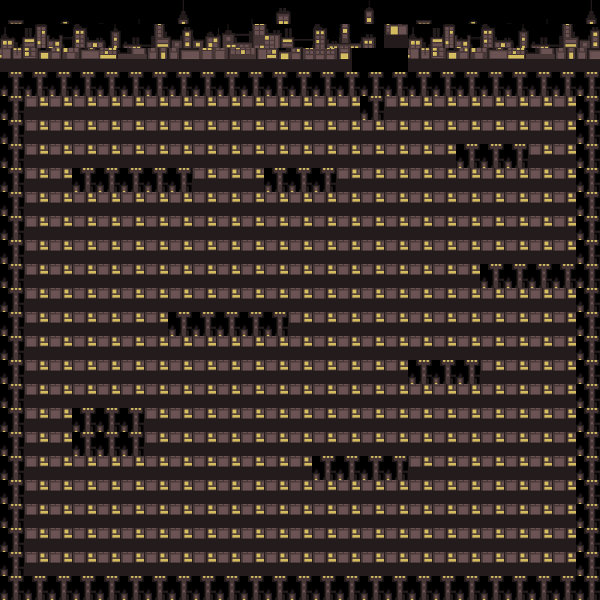

Below is a game level as drawn by its tile map, then a one-line description and the .tmx file that defines it, in full:
An orthogonal 25x25 tile map with 24x24 px tiles, 1 tile layer (blocks).

<map version="1.0" tiledversion="1.0.3" orientation="orthogonal" renderorder="right-down" width="25" height="25" tilewidth="24" tileheight="24" nextobjectid="1">
 <tileset firstgid="1" source="city2.tsx" />
 <layer name="blocks" width="25" height="25">
  <data encoding="csv">
1,2,3,4,5,6,7,8,9,10,11,12,13,14,15,16,17,1,2,3,4,5,6,7,8,
19,20,21,22,23,24,25,26,27,28,29,30,31,32,33,34,35,19,20,21,22,23,24,25,26,
37,38,39,40,41,42,43,44,45,46,47,48,49,50,51,52,53,37,38,39,40,41,42,43,44,
18,18,18,18,18,18,18,18,18,18,18,18,18,18,18,18,18,18,18,18,18,18,18,18,18,
18,36,36,36,36,36,36,36,36,36,36,36,36,36,36,18,36,36,36,36,36,36,36,36,18,
18,36,36,36,36,36,36,36,36,36,36,36,36,36,36,36,36,36,36,36,36,36,36,36,18,
18,36,36,36,36,36,36,36,36,36,36,36,36,36,36,36,36,36,36,18,18,18,36,36,18,
18,36,36,18,18,18,18,18,36,36,36,18,18,18,36,36,36,36,36,36,36,36,36,36,18,
18,36,36,36,36,36,36,36,36,36,36,36,36,36,36,36,36,36,36,36,36,36,36,36,18,
18,36,36,36,36,36,36,36,36,36,36,36,36,36,36,36,36,36,36,36,36,36,36,36,18,
18,36,36,36,36,36,36,36,36,36,36,36,36,36,36,36,36,36,36,36,36,36,36,36,18,
18,36,36,36,36,36,36,36,36,36,36,36,36,36,36,36,36,36,36,36,18,18,18,18,18,
18,36,36,36,36,36,36,36,36,36,36,36,36,36,36,36,36,36,36,36,36,36,36,36,18,
18,36,36,36,36,36,36,18,18,18,18,18,36,36,36,36,36,36,36,36,36,36,36,36,18,
18,36,36,36,36,36,36,36,36,36,36,36,36,36,36,36,36,36,36,36,36,36,36,36,18,
18,36,36,36,36,36,36,36,36,36,36,36,36,36,36,36,36,18,18,18,36,36,36,36,18,
18,36,36,36,36,36,36,36,36,36,36,36,36,36,36,36,36,36,36,36,36,36,36,36,18,
18,36,36,18,18,18,36,36,36,36,36,36,36,36,36,36,36,36,36,36,36,36,36,36,18,
18,36,36,18,18,18,36,36,36,36,36,36,36,36,36,36,36,36,36,36,36,36,36,36,18,
18,36,36,36,36,36,36,36,36,36,36,36,36,18,18,18,18,36,36,36,36,36,36,36,18,
18,36,36,36,36,36,36,36,36,36,36,36,36,36,36,36,36,36,36,36,36,36,36,36,18,
18,36,36,36,36,36,36,36,36,36,36,36,36,36,36,36,36,36,36,36,36,36,36,36,18,
18,36,36,36,36,36,36,36,36,36,36,36,36,36,36,36,36,36,36,36,36,36,36,36,18,
18,36,36,36,36,36,36,36,36,36,36,36,36,36,36,36,36,36,36,36,36,36,36,36,18,
18,18,18,18,18,18,18,18,18,18,18,18,18,18,18,18,18,18,18,18,18,18,18,18,18
</data>
 </layer>
</map>